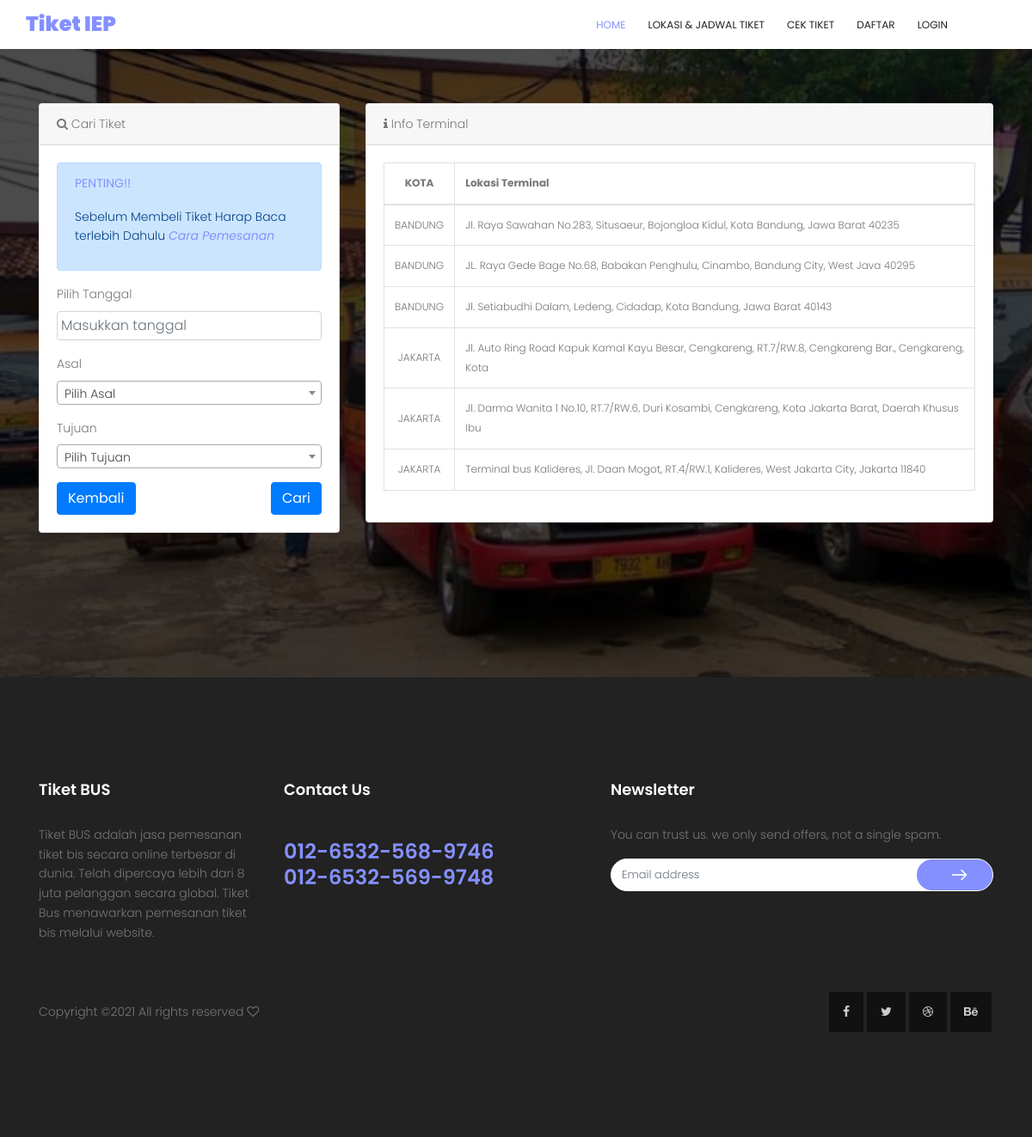
The app's page /index.php/tiket with its own data.
### tables this page shows
CREATE TABLE `tbl_tujuan` (
  `kd_tujuan` varchar(50) NOT NULL,
  `kota_tujuan` varchar(50) NOT NULL,
  `nama_terminal_tujuan` varchar(50) NOT NULL,
  `terminal_tujuan` varchar(100) NOT NULL
);

### application/controllers/Tiket.php (called while the page is built, shortened)
<?php
class Tiket extends CI_Controller {
	public function __construct(){
		$this->load->helper('tglindo_helper');
		$this->load->model('getkod_model');
	}
	public function index(){
		$data['title'] = "Cek Jadwal";
		$data['asal'] = $this->db->query("SELECT * FROM `tbl_tujuan` ORDER BY kota_tujuan ASC ")->result_array();
		$data['tujuan'] = $this->db->query("SELECT * FROM `tbl_tujuan` group by kota_tujuan ORDER BY kota_tujuan ASC ")->result_array();
		$data['list'] = $this->db->query("SELECT * FROM `tbl_tujuan` ORDER BY kota_tujuan ASC ")->result_array();
		$this->load->view('frontend/cektanggal',$data);
	}
}

### index.php (called while the page is built, shortened)
<?php
require_once BASEPATH.'core/CodeIgniter.php';

### application/views/frontend/cektanggal.php (the view, shortened to what this page needs)
<!DOCTYPE html>
<html lang="zxx" class="no-js">
<head>
	<link rel="stylesheet" type="text/css"
		href="<?php echo base_url() ?>assets/frontend/datepicker/dcalendar.picker.css">
	<?php $this->load->view('frontend/include/base_css'); ?>
</head>
<body>
	<?php $this->load->view('frontend/include/base_nav'); ?>
	<section class="service-area section-gap relative">
		<div class="container">
			<div class="row">
				<div class="col-lg-4">
					<div class="card mb-5">
						<div class="card-header">
							<i class="fa fa-search"></i> Cari Tiket
						</div>
						<div class="card-body">
							<div class="alert alert-primary" role="alert">
								<p><b>PENTING!!</b></p>
								<P>Sebelum Membeli Tiket Harap Baca terlebih Dahulu <b><i data-toggle="modal"
											data-target="#exampleModal">Cara Pemesanan</i></b></P>
							</div>
							<form action="<?php echo base_url() ?>tiket/cekjadwal?>" method="get">
								<div class="form-group">
									<label for="exampleInputEmail1">Pilih Tanggal</label>
									<input placeholder="Masukkan tanggal" type="text" class="form-control datepicker"
										name="tanggal" required="">
								</div>
								<div class="form-group">
									<label for="exampleInputEmail1">Asal</label>
								</div>
								<div class="form-group">
									<label for="exampleInputEmail1">Tujuan</label>
								</div>
								<a href="<?php echo base_url() ?>tiket" class="btn btn-primary pull-left">Kembali </a>
								<button type="submit" class="btn btn-primary pull-right">Cari </button>
							</form>
						</div>
					</div>
				</div>
				<div class="col-lg-8">
					<div class="card mb-10">
						<div class="card-header">
							<i class="fa fa-info"></i> Info Terminal
						</div>
						<div class="card-body">
							<table class="table table-bordered table-condensed" style="font-size:12px;" id="mydata">
								<thead>
									<tr>
										<th style="text-align:center;width:50px;">KOTA</th>
										<th>Lokasi Terminal</th>
									</tr>
								</thead>
								<tbody>
									<?php foreach ($list as $value) { ?>
									<tr>
										<td style="text-align:center;vertical-align:middle">
											<?php echo strtoupper($value['kota_tujuan']) ?></td>
										<td style="vertical-align:middle;"><?php echo $value['terminal_tujuan'] ?></td>
									</tr>
									<?php } ?>
								</tbody>
							</table>
						</div>
					</div>
				</div>
			</div>
	</section>
	<?php $this->load->view('frontend/include/base_footer'); ?>
</body>
</html>

### application/views/frontend/include/base_css.php (shortened to what this page needs)
<link rel="stylesheet" href="<?php echo base_url() ?>assets/frontend/css/linearicons.css">
<link rel="stylesheet" href="<?php echo base_url() ?>assets/frontend/css/owl.carousel.css">
<link rel="stylesheet" href="<?php echo base_url() ?>assets/frontend/css/font-awesome.min.css">
<link rel="stylesheet" href="<?php echo base_url() ?>assets/frontend/css/nice-select.css">
<link rel="stylesheet" href="<?php echo base_url() ?>assets/frontend/css/magnific-popup.css">
<link rel="stylesheet" href="<?php echo base_url() ?>assets/frontend/css/bootstrap.css">
<link rel="stylesheet" href="<?php echo base_url() ?>assets/frontend/css/main.css">
<link rel="stylesheet" href="http://anijs.github.io/lib/anicollection/anicollection.css">
<link rel="stylesheet" type="text/css" href="<?php echo base_url() ?>assets/datepicker/dist/css/bootstrap-datepicker.min.css">
<link href="<?php echo base_url() ?>assets/frontend/select2/css/select2.min.css" rel="stylesheet" />

### application/views/frontend/include/base_nav.php
<header id="header" id="home">
		    <div class="container">
		    	<div class="row align-items-center justify-content-between d-flex">
			      <div id="logo">
			        <a href="<?php echo base_url() ?>"><h3><b>Tiket IEP</b></h3></a>
			      </div>
			      <nav id="nav-menu-container">
			        <ul class="nav-menu">
			          <li class="menu-active"><a href="<?php echo base_url() ?>">Home</a></li>
			          <li><a href="<?php echo base_url() ?>tiket">Lokasi & Jadwal Tiket</a></li>
			          <li class="menu"><a href="<?php echo base_url() ?>tiket/cektiket">Cek Tiket</a></li>
			          <?php if ($this->session->userdata('username')) { ?>
				      	<li class="menu-has-children"><a href="">Hai, <?php echo $this->session->userdata('nama_lengkap'); ?></a>
						<ul>
							<li><a href="<?php echo base_url() ?>profile/profilesaya/<?php echo $this->session->userdata('kd_pelanggan') ?>"><i class="fa fa-id-card"></i> Profile Saya</a></li>
							<li><a href="<?php echo base_url() ?>profile/tiketsaya/<?php echo $this->session->userdata('kd_pelanggan') ?>"><i class="fa fa-ticket"></i> Tiket Saya</a></li>
							<li><a href="<?php echo base_url() ?>login/logout"><i class="fa fa-sign-out"></i> Keluar</a></li>
						</ul>
						</li>
				      <?php }else{ ?>
				  	  <li class="menu wobble animated"><a href="<?php echo base_url() ?>login/Daftar">Daftar</a></li>
 					  <li><a href="<?php echo base_url() ?>login">Login</a></li>
				  	  <?php } ?>
			        </ul>
			      </nav>
		    	</div>
		    </div>
		  </header>

### application/views/frontend/include/base_footer.php (shortened to what this page needs)
<footer class="footer-area section-gap">
	<div class="container">
		<div class="row">
			<div class="col-lg-3  col-md-6 col-sm-6">
				<div class="single-footer-widget">
					<h4 class="text-white">Tiket BUS</h4>
					<p>
						Tiket BUS adalah jasa pemesanan tiket bis secara online terbesar di dunia. Telah dipercaya lebih dari 8 juta pelanggan secara global. Tiket Bus menawarkan pemesanan tiket bis melalui website.
					</p>
				</div>
			</div>
			<div class="col-lg-4  col-md-6 col-sm-6">
				<div class="single-footer-widget">
					<h4 class="text-white">Contact Us</h4>
					<p class="number">
						012-6532-568-9746 <br>
						012-6532-569-9748
					</p>
				</div>
			</div>
			<div class="col-lg-5  col-md-6 col-sm-6">
				<div class="single-footer-widget">
					<h4 class="text-white">Newsletter</h4>
					<p>You can trust us. we only send  offers, not a single spam.</p>
					<div class="d-flex flex-row" id="mc_embed_signup">
							<form class="navbar-form" novalidate="true" action="" method="post">
						    <div class="input-group add-on">
						      	<input class="form-control" placeholder="Email address"  type="email">
						      <div class="input-group-btn">
						        <button class="genric-btn primary circle arrow"><span class="lnr lnr-arrow-right"></span></button>
						      </div>
						    </div>
						  </form>
					</div>
				</div>
			</div>
		</div>
		<div class="footer-bottom d-flex justify-content-between align-items-center flex-wrap">
         <p class="footer-text m-0">Copyright &copy;<script>document.write(new Date().getFullYear());</script> All rights reserved <i class="fa fa-heart-o" aria-hidden="true"></i> </p>
			<div class="footer-social d-flex align-items-center">
				<a href="#"><i class="fa fa-facebook"></i></a>
				<a href="#"><i class="fa fa-twitter"></i></a>
				<a href="#"><i class="fa fa-dribbble"></i></a>
				<a href="#"><i class="fa fa-behance"></i></a>
			</div>
		</div>
	</div>
</footer>

### assets/frontend/css/main.css (style rules this page uses)
body { color: #777; font-family: "Poppins", sans-serif; font-size: 14px; font-weight: 300; line-height: 1.625em; position: relative }
ol, ul { margin: 0; padding: 0; list-style: none }
a { -webkit-transition: all 0.3s ease 0s; -moz-transition: all 0.3s ease 0s; -o-transition: all 0.3s ease 0s; transition: all 0.3s ease 0s }
a, a:focus, a:hover { text-decoration: none; outline: 0 }
h1, h2, h3, h4, h5, h6 { font-family: "Poppins", sans-serif; color: #222; line-height: 1.2em !important; margin-bottom: 0; margin-top: 0; font-weight: 600 }
h3, .h3 { font-size: 24px }
h4, .h4 { font-size: 18px }
td, th { border-radius: 0px }
.mb-5 { margin-bottom: 5px }
.mb-10 { margin-bottom: 10px }
.text-white { color: #fff }
.flex-wrap { -webkit-flex-wrap: wrap; -moz-flex-wrap: wrap; -ms-flex-wrap: wrap; flex-wrap: wrap }
.relative { position: relative }
b, sup, sub, u, del { color: #8490ff }
h3 { font-size: 24px }
h4 { font-size: 18px }
h1, h2, h3, h4, h5, h6 { line-height: 1.5em }
.genric-btn { display: inline-block; outline: none; line-height: 40px; padding: 0 30px; font-size: .8em; text-align: center; text-decoration: none; font-weight: 500; cursor: pointer; -webkit-transition: all 0.3s ease 0s; -moz-transition: all 0.3s ease 0s; -o-transition: all 0.3s ease 0s; transition: all 0.3s ease 0s }
.genric-btn.circle { border-radius: 20px }
.genric-btn.arrow { display: -webkit-inline-box; display: -ms-inline-flexbox; display: inline-flex; -webkit-box-align: center; -ms-flex-align: center; align-items: center }
.genric-btn.arrow span { margin-left: 10px }
.genric-btn.primary { color: #fff; background: #8490ff; border: 1px solid transparent }
#header { padding: 14px 0; position: fixed; left: 0; top: 0; right: 0; transition: all 0.5s; z-index: 997; background: #fff }
.nav-menu, .nav-menu * { margin: 0; padding: 0; list-style: none }
.nav-menu li { position: relative; white-space: nowrap }
.nav-menu>li { float: left }
#nav-menu-container { margin: 0 }
@media (min-width: 1024px) { #nav-menu-container { padding-right: 60px } }
.nav-menu a { padding: 0 8px 0px 8px; text-decoration: none; display: inline-block; color: #222; font-weight: 400; font-size: 12px; text-transform: uppercase; outline: none }
.nav-menu li:hover>a, .nav-menu>.menu-active>a { color: #8490ff }
.nav-menu>li { margin-left: 10px }
#mobile-nav { position: fixed; top: 0; padding-top: 18px; bottom: 0; z-index: 998; background: rgba(0, 0, 0, 0.8); left: -260px; width: 260px; overflow-y: auto; transition: 0.4s }
#mobile-nav ul { padding: 0; margin: 0; list-style: none }
#mobile-nav ul li { position: relative }
#mobile-nav ul li a { color: #fff; font-size: 13px; text-transform: uppercase; overflow: hidden; padding: 10px 22px 10px 15px; position: relative; text-decoration: none; width: 100%; display: block; outline: none; font-weight: 700 }
.section-gap { padding: 120px 0 }
.service-area { background: url(../img/service-bg.jpg) center; background-size: cover }
.footer-area { background-color: #222 }
.footer-area h4 { padding-bottom: 30px }
.footer-area .number { color: #8490ff; font-size: 24px; font-weight: 600; line-height: 30px }
.footer-area .genric-btn { background: #8490ff; border: none; border-radius: 57px; height: 36px }
.footer-area .footer-bottom { padding-top: 40px }
.footer-area .footer-bottom a { color: #8490ff }
.footer-area .footer-bottom .footer-social { text-align: right }
.footer-area .footer-bottom .footer-social a { background: #111111; margin: 2px; padding: 12px 16px; -webkit-transition: all 0.3s ease 0s; -moz-transition: all 0.3s ease 0s; -o-transition: all 0.3s ease 0s; transition: all 0.3s ease 0s }
.footer-area .footer-bottom .footer-social i { color: #cccccc; -webkit-transition: all 0.3s ease 0s; -moz-transition: all 0.3s ease 0s; -o-transition: all 0.3s ease 0s; transition: all 0.3s ease 0s }
.single-footer-widget .navbar-form { width: 100% }
.single-footer-widget .navbar-form .form-control { border: none; border-radius: 20px; font-size: 13px }
.single-footer-widget .navbar-form .add-on { background: #fff; border-radius: 20px; border: 1px solid #fff }
.single-footer-widget .navbar-form .lnr { font-weight: 900; font-size: 18px !important; color: #fff }

### records on screen
tbl_tujuan: kota_tujuan "BANDUNG", terminal_tujuan "Jl. Raya Sawahan No.283, Situsaeur, Bojongloa Kidul, Kota Bandung, Jawa Barat 40235"
tbl_tujuan: kota_tujuan "BANDUNG", terminal_tujuan "JL. Raya Gede Bage No.68, Babakan Penghulu, Cinambo, Bandung City, West Java 40295"
tbl_tujuan: kota_tujuan "BANDUNG", terminal_tujuan "Jl. Setiabudhi Dalam, Ledeng, Cidadap, Kota Bandung, Jawa Barat 40143"
tbl_tujuan: kota_tujuan "JAKARTA", terminal_tujuan "Jl. Auto Ring Road Kapuk Kamal Kayu Besar, Cengkareng, RT.7/RW.8, Cengkareng Bar., Cengkareng, Kota"
tbl_tujuan: kota_tujuan "JAKARTA", terminal_tujuan "Jl. Darma Wanita 1 No.10, RT.7/RW.6, Duri Kosambi, Cengkareng, Kota Jakarta Barat, Daerah Khusus Ibu"
tbl_tujuan: kota_tujuan "JAKARTA", terminal_tujuan "Terminal bus Kalideres, Jl. Daan Mogot, RT.4/RW.1, Kalideres, West Jakarta City, Jakarta 11840"
